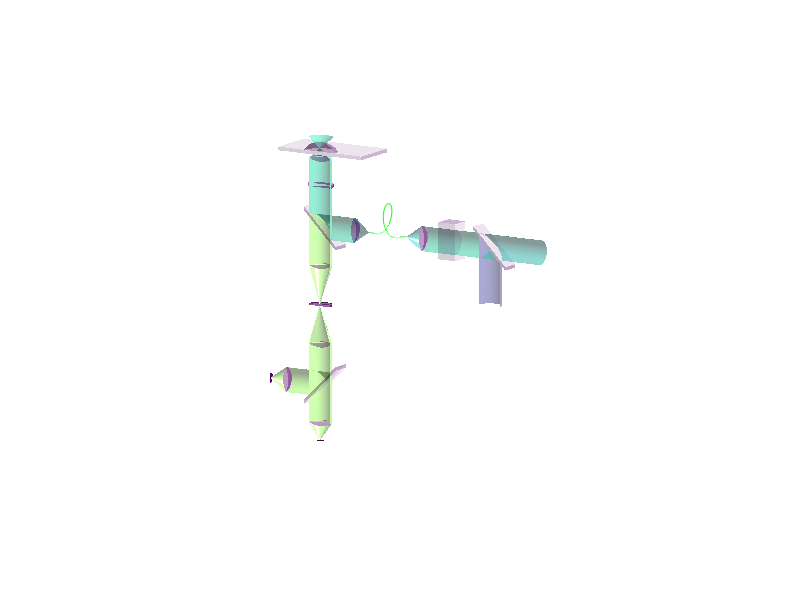

The MATLAB script that drew this image:
% figure for 2color-2focus FCS

flag = 0;

close all
NA = 1.2;
chimax = asin(NA/1.333);
chi = (0:1e2)/100*chimax;
phi = pi/2 + (0:100)/200*2*pi;
foc = 200;
len = 2.1*foc*sin(chimax);

red = 0.8;
lighttransparency = 0.5;

d = 2;
len = 15*foc*sin(chimax);
height = 11*foc;
surf([0 len], [-len len], -foc*ones(2,2), zeros(2,2),'facealpha', 0.1) 
hold on
surf([0 0; len len], -len*ones(2,2), -foc*[1 d; 1 d], zeros(2,2),'facealpha', 0.3) 
surf(zeros(2,2), [-len -len; len len], -foc*[1 d; 1 d], zeros(2,2),'facealpha', 0.2)
theta0 = 0.8*chimax;
rad = foc*tan(theta0);
theta = asin(1.333*sin(theta0)/1.51);

% Light cone
surf([0; -rad]*cos(phi),[0; -rad]*sin(phi),[0; -foc]*ones(1,length(phi)),0.6*ones(2,length(phi)), 'facealpha', lighttransparency)
surf([0; -3*rad]*cos(phi),[0; -3*rad]*sin(phi),[0; 3*foc]*ones(1,length(phi)),0.6*ones(2,length(phi)), 'facealpha', lighttransparency)

surf([-rad; -rad-tan(theta)*(d-1)*foc]*cos(phi),[-rad; -rad-tan(theta)*(d-1)*foc]*sin(phi),...
    [-foc; -d*foc]*ones(1,length(phi)),0.6*ones(2,length(phi)), 'facealpha', lighttransparency)
rad = rad+tan(theta)*(d-1)*foc;
surf([-rad; -rad-tan(theta0)*foc]*cos(phi), [-rad; -rad-tan(theta0)*foc]*sin(phi),...
    [-d*foc; -(d+1)*foc]*ones(1,length(phi)), 0.6*ones(2,length(phi)), 'facealpha', lighttransparency)
rad = rad+tan(theta0)*foc;
surf(-rad*[1;1]*cos(phi), -rad*[1;1]*sin(phi), [-(d+1)*foc*ones(1,length(phi)); -2*height-rad*sin(phi)], 0.6*ones(2,length(phi)), 'facealpha', lighttransparency)
surf(-rad*[1;1]*cos(phi), -rad*[1;1]*sin(phi), [-2*height-rad*sin(phi); -3*height*ones(1,length(phi))], 0.8*ones(2,length(phi)), 'facealpha', lighttransparency)
surf(-rad*[1;0]*cos(phi), -rad*[1;0]*sin(phi), [-3*height*ones(1,length(phi)); -4*height*ones(1,length(phi))], 0.8*ones(2,length(phi)), 'facealpha', lighttransparency)
surf(-rad*[0;1]*cos(phi), -rad*[0;1]*sin(phi), [-4*height*ones(1,length(phi)); -5*height*ones(1,length(phi))], 0.8*ones(2,length(phi)), 'facealpha', lighttransparency)
surf(-rad*[1;1]*cos(phi), -rad*[1;1]*sin(phi), [-5*height*ones(1,length(phi)); -7*height*ones(1,length(phi))], 0.8*ones(2,length(phi)), 'facealpha', lighttransparency)

len = 1.1*rad;
% DIC prism
surf(-len*[0;1]*cos(phi), -len*[0;1]*sin(phi), -height*[1;1]*ones(size(phi)), 0*ones(2,length(phi)), 'facealpha', lighttransparency)
surf(-len*[0;1]*cos(phi), -len*[0;1]*sin(phi), -(height-foc)*[1;1]*ones(size(phi)), 0*ones(2,length(phi)), 'facealpha', lighttransparency)
surf(-len*[1;1]*cos(phi), -len*[1;1]*sin(phi), -height-[-foc;0]*ones(size(phi)), 0*ones(2,length(phi)), 'facealpha', lighttransparency)
surf([0 0], [len -len], -height-[0 0; -1 -1]*foc, zeros(2,2),'facealpha', 0.1) 

len = 1.5*rad;
% Dichroic
surf(-rad*[1;1]*cos(phi), [-sin(phi)*rad; -height*ones(1,length(phi))], -2*height-rad*[1;1]*sin(phi), 0.6*ones(2,length(phi)), 'facealpha', lighttransparency)
surf([0 len], [-len len], -2*height-[1 1; -1 -1]*len, zeros(2,2),'facealpha', 0.1) 
surf([0 len], [-len len], -2*height-foc-[1 1; -1 -1]*len, zeros(2,2),'facealpha', 0.1)
surf([0 len; 0 len], -len*ones(2), -2*height-len+[-foc -foc; 0 0], zeros(2,2),'facealpha', 0.3) 
surf(zeros(2), -len*[1 -1; 1 -1], -2*height+[-foc-len -foc+len; -len +len], zeros(2,2),'facealpha', 0.3) 

% Laser beam combiner
surf([0 len], [-len len]-5*height, -2*height-[1 1; -1 -1]*len, zeros(2,2),'facealpha', 0.1) 
surf([0 len], [-len len]-5*height, -2*height-foc-[1 1; -1 -1]*len, zeros(2,2),'facealpha', 0.1)
surf([0 len; 0 len], -len*ones(2)-5*height, -2*height-len+[-foc -foc; 0 0], zeros(2,2),'facealpha', 0.3) 
surf(zeros(2), -len*[1 -1; 1 -1]-5*height, -2*height+[-foc-len -foc+len; -len +len], zeros(2,2),'facealpha', 0.3) 
surf(-rad*[1;1]*cos(phi), -5*height-rad*[1;1]*sin(phi), [-2*height-rad*sin(phi); -3.5*height*ones(1,length(phi))], 0.2*ones(2,length(phi)), 'facealpha', lighttransparency)
surf(-rad*[1;1]*cos(phi), [-5*height-rad*sin(phi); -6.5*height*ones(1,length(phi))], -2*height-rad*[1;1]*sin(phi), 0.5*ones(2,length(phi)), 'facealpha', lighttransparency)
surf(-rad*[1;1]*cos(phi), [-3*height*ones(1,length(phi)); -5*height-rad*sin(phi)], -2*height-rad*[1;1]*sin(phi), 0.6*ones(2,length(phi)), 'facealpha', lighttransparency)

% Phase modulator
%surf([0 len], [0 0]-3.5*height, -2*height-[1 1; -1 -1]*len, zeros(2,2),'facealpha', 0.1)
%surf([0:len/10:len]', [0 0]-3.5*height, -2*height-[1 1]'*linspace(1,-1,11)*len, zeros(2,11),'facealpha', 0.1)
surf([0 len], [0 0]-4*height, -2*height-[1 1; -1 -1]*len, zeros(2,2),'facealpha', 0.1)
surf([0:len/10:len]', [0 0]-4*height, -2*height-[1 1]'*linspace(1,-1,11)*len, zeros(2,11),'facealpha', 0.1)
surf(zeros(2,2), [-3.5 -3.5; -4 -4]*height, -2*height-[1 -1; 1 -1]*len, zeros(2,2),'facealpha', 0.2)
surf([0 0; len len], [-3.5 -4; -3.5 -4]*height, -2*height-[-1 -1; -1 -1]*len, zeros(2,2),'facealpha', 0.3)


% 1. Collimator Lens
rho = (0:50)'/50*rad;
lens = 1.5e3;
surf(-rho*cos(phi), -3*height-(sqrt(lens^2-rad^2)-sqrt(lens^2-rho.^2))*ones(1,length(phi)), -2*height-rho*sin(phi),  0*ones(length(rho),length(phi)), 'facealpha', 0.4)
surf(-rho*cos(phi), -3*height+(sqrt(lens^2-rad^2)-sqrt(lens^2-rho.^2))*ones(1,length(phi)), -2*height-rho*sin(phi), 0*ones(length(rho),length(phi)), 'facealpha', 0.4)
surf(-rad*[1;0]*cos(phi), -3*height+[0;5*foc]*ones(1,length(phi)), -2*height-rad*[1;0]*sin(phi), 0.5*ones(2,length(phi)), 'facealpha', lighttransparency)

% 2. Collimator Lens
rho = (0:50)'/50*rad;
lens = 1.5e3;
surf(-rho*cos(phi), -height-(sqrt(lens^2-rad^2)-sqrt(lens^2-rho.^2))*ones(1,length(phi)), -2*height-rho*sin(phi),  0*ones(length(rho),length(phi)), 'facealpha', 0.4)
surf(-rho*cos(phi), -height+(sqrt(lens^2-rad^2)-sqrt(lens^2-rho.^2))*ones(1,length(phi)), -2*height-rho*sin(phi), 0*ones(length(rho),length(phi)), 'facealpha', 0.4)
surf(-rad*[1;0]*cos(phi), -height-[0;5*foc]*ones(1,length(phi)), -2*height-rad*[1;0]*sin(phi), 0.5*ones(2,length(phi)), 'facealpha', lighttransparency)

% Waveguide
psi = (0:100)/100;
line(2.5*rad*sin(pi*psi).^4.*sin(2*pi*psi),-height-5*foc-(2*height-10*foc)*psi,-2*height-2.5*rad*sin(pi*psi).^4.*cos(2*pi*psi),'color','g')

% Beam Splitter
surf(-rad*[1;1]*cos(phi), [+sin(phi)*rad; height*ones(1,length(phi))], -6*height-rad*[1;1]*sin(phi), 0.8*ones(2,length(phi)), 'facealpha', lighttransparency)
surf([0 len], [-len len], -6*height+[1 1; -1 -1]*len, zeros(2,2),'facealpha', 0.1) 
surf([0 len], [-len len], -6*height-foc+[1 1; -1 -1]*len, zeros(2,2),'facealpha', 0.1)         
surf([0 len; 0 len], -len*ones(2), -6*height+len+[-foc -foc; 0 0], zeros(2,2),'facealpha', 0.3) 
surf(zeros(2), -len*[1 -1; 1 -1], -6*height+[-foc+len -foc-len; len -len], zeros(2,2),'facealpha', 0.3) 

% Objective
rho = (0:50)'/50*rad;
lens = 1.5e3;
surf(-rho*cos(phi), -rho*sin(phi), -(d+1)*foc-(sqrt(lens^2-rad^2)-sqrt(lens^2-rho.^2))*ones(1,length(phi)), 0*ones(length(rho),length(phi)), 'facealpha', 0.4)
surf(-rho*cos(phi), -rho*sin(phi), -(d+1)*foc+(sqrt(lens^2-rad^2)-sqrt(lens^2-rho.^2))*ones(1,length(phi)), 0*ones(length(rho),length(phi)), 'facealpha', 0.4)

% 1. Lens
rho = (0:50)'/50*rad;
lens = 1.5e3;
surf(-rho*cos(phi), -rho*sin(phi), -3*height-(sqrt(lens^2-rad^2)-sqrt(lens^2-rho.^2))*ones(1,length(phi)), 0*ones(length(rho),length(phi)), 'facealpha', 0.4)
surf(-rho*cos(phi), -rho*sin(phi), -3*height+(sqrt(lens^2-rad^2)-sqrt(lens^2-rho.^2))*ones(1,length(phi)), 0*ones(length(rho),length(phi)), 'facealpha', 0.4)

% 2. Lens
rho = (0:50)'/50*rad;
lens = 1.5e3;
surf(-rho*cos(phi), -rho*sin(phi), -5*height-(sqrt(lens^2-rad^2)-sqrt(lens^2-rho.^2))*ones(1,length(phi)), 0*ones(length(rho),length(phi)), 'facealpha', 0.4)
surf(-rho*cos(phi), -rho*sin(phi), -5*height+(sqrt(lens^2-rad^2)-sqrt(lens^2-rho.^2))*ones(1,length(phi)), 0*ones(length(rho),length(phi)), 'facealpha', 0.4)

% 3. Lens
rho = (0:50)'/50*rad;
lens = 1.5e3;
surf(-rho*cos(phi), -rho*sin(phi), -7*height-(sqrt(lens^2-rad^2)-sqrt(lens^2-rho.^2))*ones(1,length(phi)), 0*ones(length(rho),length(phi)), 'facealpha', 0.4)
surf(-rho*cos(phi), -rho*sin(phi), -7*height+(sqrt(lens^2-rad^2)-sqrt(lens^2-rho.^2))*ones(1,length(phi)), 0*ones(length(rho),length(phi)), 'facealpha', 0.4)

% 4. Lens
rho = (0:50)'/50*rad;
lens = 1.5e3;
surf(-rho*cos(phi), height-(sqrt(lens^2-rad^2)-sqrt(lens^2-rho.^2))*ones(1,length(phi)), -6*height-rho*sin(phi),  0*ones(length(rho),length(phi)), 'facealpha', 0.4)
surf(-rho*cos(phi), height+(sqrt(lens^2-rad^2)-sqrt(lens^2-rho.^2))*ones(1,length(phi)), -6*height-rho*sin(phi), 0*ones(length(rho),length(phi)), 'facealpha', 0.4)

% Detectors
surf(-rad*[1;0]*cos(phi), -rad*[1;0]*sin(phi), -7*height-[0;5*foc]*ones(1,length(phi)), 0.8*ones(2,length(phi)), 'facealpha', lighttransparency)
surf(-rad*[1;0]*cos(phi), height+[0;5*foc]*ones(1,length(phi)), -6*height-rad*[1;0]*sin(phi), 0.8*ones(2,length(phi)), 'facealpha', lighttransparency)
surf(-rad*[0.4;0]*cos(phi), -rad*[0.4;0]*sin(phi), -7*height-5*foc*ones(2,length(phi)), 0.*ones(2,length(phi)))
surf(-rad*[0.4;0]*cos(phi), height+5*foc*ones(2,length(phi)), -6*height-rad*[0.4;0]*sin(phi), 0.*ones(2,length(phi)))

% Pinhole
surf(-[rad;100]*cos(phi), -[rad;100]*sin(phi), -foc/4-4*height*ones(2,length(phi)), 0.*ones(2,length(phi)), 'facealpha', 0.6)
surf(-[rad;100]*cos(phi), -[rad;100]*sin(phi), foc/4-4*height*ones(2,length(phi)), 0.*ones(2,length(phi)), 'facealpha', 0.6)
surf(-[rad;rad]*cos(phi), -[rad;rad]*sin(phi), [foc/4;-foc/4]*ones(1,length(phi))-4*height, 0.*ones(2,length(phi)), 'facealpha', 0.8)

% Water drop
rad = 1000;
rho = (0:50)'/50*rad;
lens = 1.2*rad;
surf(-rho*cos(phi), -rho*sin(phi), -foc-(sqrt(lens^2-rad^2)-sqrt(lens^2-rho.^2))*ones(1,length(phi)), 0*ones(length(rho),length(phi)), 'facealpha', 0.4)
rho = (-50:50)'/50*rad;
surf(zeros(length(rho),2), [rho rho], [zeros(size(rho))-foc -foc-(sqrt(lens^2-rad^2)-sqrt(lens^2-rho.^2))], 0*ones(length(rho),2), 'facealpha', 0.3)


% [x,y,z] = sphere(50);
% surf(30*x,30*y,30*z,zeros(size(x)));

hold off

caxis([0 1])
shading interp
axis image
axis off
view([-58 11])
material shiny
camlight
camlight